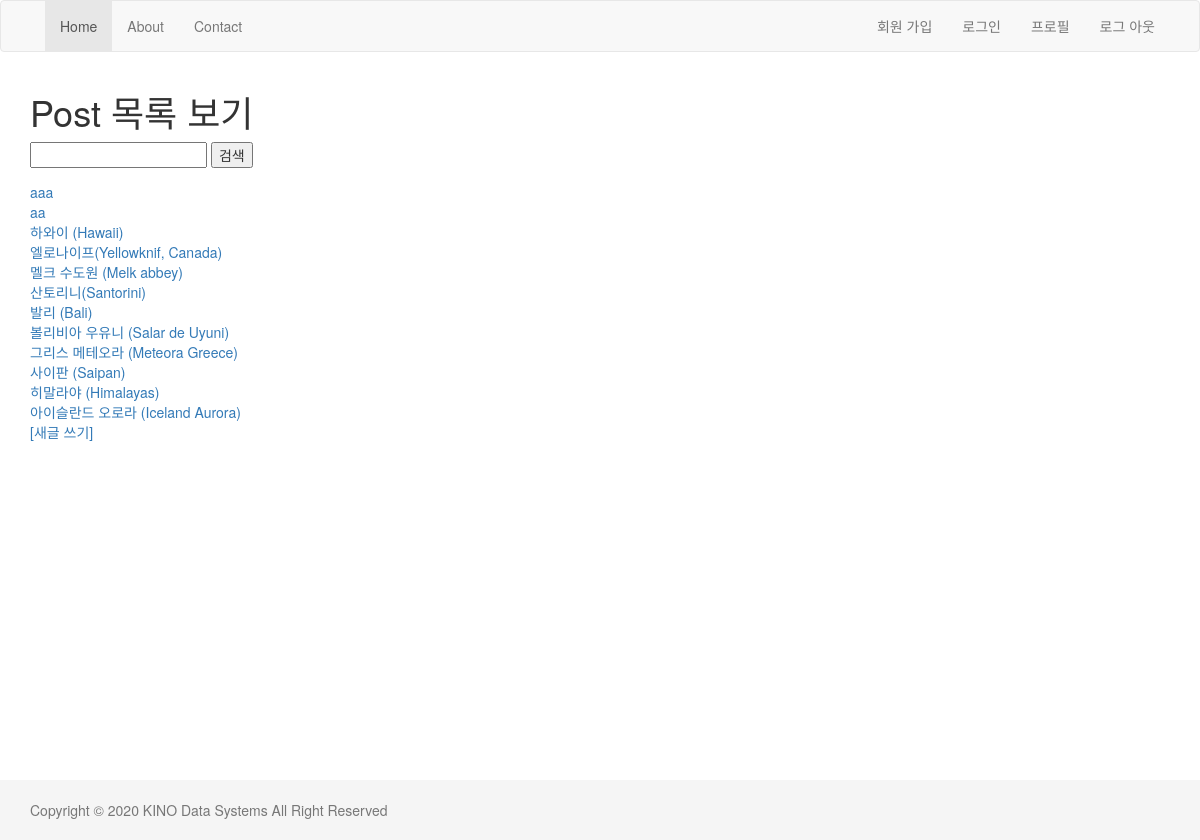
Screenshot of /blog/ with the database file from the repository.
### blog/models.py (models this page shows, shortened)
class Post(models.Model):
    class Meta:
        ordering = ['-id']
    REGION_CHOICE = (
                        ('Africa','아프리카'),
                        ('Europe','유럽'),
                        ('Oceania','오세아니아'),
                        ('Asia','아시아'),
                        ('North America','북아메리카'),
                        ('South America','남아메리카'),
                        )
    title = models.CharField('제목', max_length=250)
    body = models.TextField('내용')
    region = models.CharField('지역',max_length=20,choices=REGION_CHOICE, default='Asia')
    created = models.DateField(auto_now_add=True)
    updated = models.DateTimeField(auto_now=True)
    tags = models.ManyToManyField('Tag')

### blog/views.py (the view)
# urls.py: path('', views.list, name='list'),
def list(request):
    search_key = request.GET.get('keyword')
    post_list = Post.objects.all()
    if search_key:
        post_list = Post.objects.filter(title__icontains=search_key)
    return render(request, 'blog/list.html', {'post_all':post_list})

### blog/templates/blog/list.html (shortened to what this page needs)
{% extends 'layout.html' %}
{% block content %}
  <h1>Post 목록 보기</h1>
  <form action="" method="get">
    <input type = "text" name="keyword">
    <input type = "submit" value="검색">
  </form>
{% for post in post_all %}
  <a href="{% url 'blog:detail' post.id %}">{{post.title}}</a><br />
{% endfor %}
<a href="{% url 'blog:create' %}"> [새글 쓰기] </a>
 {% endblock content %}

### templates/layout.html (shortened to what this page needs)
<html>
<head>
    <link rel="stylesheet" href="//maxcdn.bootstrapcdn.com/bootstrap/3.3.7/css/bootstrap.min.css" />
</head>
<body>
    <nav class="navbar navbar-default">
        <div class="container">
            <div id="navbar" class="collapse navbar-collapse">
                <ul class="nav navbar-nav">
                    <li class="active"><a href="#">Home</a></li>
                    <li><a href="#">About</a></li>
                    <li><a href="#">Contact</a></li>
                </ul>
                <ul class="nav navbar-nav navbar-right">
                    <li><a href="#">회원 가입 </a> </li>
                    <li><a href="#">로그인</a></li>
                    <li><a href="/account/profile">프로필</a> </li>
                    <li><a href="#">로그 아웃</a></li>
                 </ul>
                </div>
        </div>
    </nav>
    <div class="container">
        <div class="row">
            <div class="col-sm-12">
                {% block content %}
                {% endblock %}
            </div>
        </div>
    </div>
    <div id="page-footer">
        <div class="container">
            <p class="text-muted">
                Copyright © 2020 KINO Data Systems All Right Reserved
            </p>
        </div>
    </div>
</body>
</html>

### templates/layout.html (style rules this page uses)
html { position: relative; min-height: 100% }
body { margin-bottom: 60px }
#page-footer { position: absolute; bottom: 0; width:100%; height: 60; line-height: 60px; background-color: #f5f5f5; }

### rows the page displays
Post: title "aaa"
Post: title "aa"
Post: title "하와이 (Hawaii)"
Post: title "엘로나이프(Yellowknif, Canada)"
Post: title "멜크 수도원 (Melk abbey)"
Post: title "산토리니(Santorini)"
Post: title "발리 (Bali)"
Post: title "볼리비아 우유니 (Salar de Uyuni)"
Post: title "그리스 메테오라 (Meteora Greece)"
Post: title "사이판 (Saipan)"
Post: title "히말라야 (Himalayas)"
Post: title "아이슬란드 오로라 (Iceland Aurora)"
